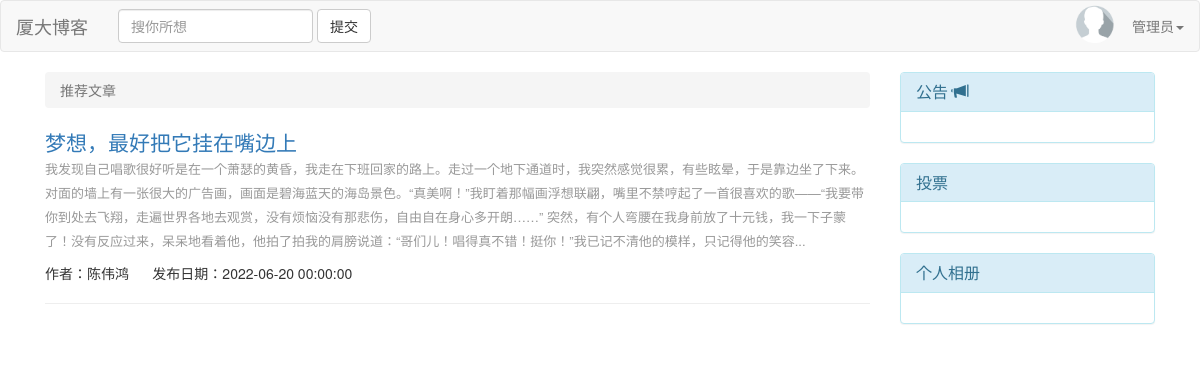
The page /index.php (signed in) on the database its author committed.
### tables this page shows
CREATE TABLE IF NOT EXISTS `note` (
  `noteid` int(11) NOT NULL AUTO_INCREMENT,
  `title` varchar(255) NOT NULL,
  `content` text NOT NULL,
  `userid` int(11) NOT NULL,
  `created_at` datetime NOT NULL,
  `wordcount`  int(11) NOT NULL,
  `comment_count` int(11) DEFAULT 0,
  `like_count` int(11) DEFAULT 0,
  PRIMARY KEY (`noteid`)
);

CREATE TABLE IF NOT EXISTS `userinfo` (
  `userid` int(11) NOT NULL AUTO_INCREMENT,
  `username` varchar(255) NOT NULL,
  `passwd` varchar(255) NOT NULL,
  `gender` varchar(5),
  `intro`  text,
  `email`  char(30),
  `phone_number` char(11),
  `avatar` varchar(255) NULL DEFAULT 'upload/default/default.png',
  `created_at` datetime NOT NULL,
  PRIMARY KEY (`userid`)
);

### Universal/class.php (called while the page is built, shortened)
<?php
class blog extends mysql
{
    public $link = null;
    public function __construct($link)
    {
        $this->link = $link;
    }
    public function recommend_note()
    {
        $this->table = 'note';
        $sql = "SELECT noteid,title,content,note.userid,username,note.created_at,wordcount,comment_count,like_count FROM $this->table,userinfo WHERE $this->table.userid = userinfo.userid ORDER BY RAND() limit 3";
        $result = mysqli_query($this->link, $sql);
        $notes = array();
        while ($result && $row = mysqli_fetch_assoc($result)) {
            $notes[] = $row;
        }
        return $notes;
    }
}
class mysql
{
    public function connect($config)
    {
        $this->link = mysqli_connect($config['dbserver'], $config['dbuser'], $config['dbpwd'], $config['dbname']);
    }
}
$user = new user();
$user->connect($config);
$blog = new blog($user->link);

### index.php (the view, shortened to what this page needs)
<!DOCTYPE html>
<html>
<head>
    <link rel="stylesheet" href="https://cdn.staticfile.org/twitter-bootstrap/3.3.7/css/bootstrap.min.css">
    <link rel="stylesheet" href="./static/abstract.css">
    <?php require('Universal/class.php'); ?>
</head>
<body>
    <?php require_once('static/nav.php'); ?>
    <div class="container">
        <div class="col-sm-9">
            <ul class="breadcrumb">
                <li class="active">推荐文章</li>
            </ul>
            <?php
            $recommended_notes = $blog->recommend_note();
            foreach ($recommended_notes as $note) {
                echo "
                        <a class=\"lead text-primary\" target=\"_blank\" href=\"note.php?noteid=" . $note['noteid'] . "&note_owner=" . $note['userid'] . "\">
                            " . $note['title'] . "
                        </a>
                        <p class=\"abstract\">" .
                    mb_substr($note['content'], 0, 250, 'utf-8') . "...
                        <br />
                        </p>
                        作者：" . $note['username'] . "&nbsp&nbsp&nbsp&nbsp&nbsp&nbsp发布日期：" . $note['created_at'] . "
                        <hr>";
            }
            ?>
        </div>
        <div class="col-sm-3">
            <div class="panel panel-info">
                <div class="panel-heading">
                    <h2 class="panel-title">
                        公告
                        <span class="glyphicon glyphicon-bullhorn"></span>
                    </h2>
                </div>
                <div class="panel-body">
                </div>
            </div>
            <div class="panel panel-info">
                <div class="panel-heading">
                    <h2 class="panel-title">
                        投票
                    </h2>
                </div>
                <div class="panel-body">
                </div>
            </div>
            <?php
            if (isset($_SESSION['USER'])) {
                echo "<div class=\"panel panel-info\">";
                echo "<div class=\"panel-heading\">";
                echo "<h2 class=\"panel-title\">";
                echo "个人相册";
                echo "</h2>";
                echo "</div>";
                echo "<div class=\"panel-body\">";
                echo "</div>";
                echo "</div>";
            }
            ?>
        </div>
    </div>
</body>
</html>

### static/abstract.css (style rules this page uses)
.abstract { font-size: 13px; line-height: 24px; color: #999; }

### rows shown on the page
note: title "梦想，最好把它挂在嘴边上", content "我发现自己唱歌很好听是在一个萧瑟的黄昏，我走在下班回家的路上。走过一个地下通道时，我突然感觉很累，有些眩晕，于是靠边坐了下来。对面的墙上有一张很大的广告画，画面是碧海蓝天的海岛景色。“真美啊！”我盯着那幅画浮想联翩，嘴里不禁哼起了一首很喜欢的歌——“我要带你到处去飞翔，走遍世界各地去观赏，没有烦恼没有那悲伤，自由自在身心多开朗……” 突然，有个人弯腰在我身前放了十元钱，我一下子蒙了！没有反应过来，呆呆地看着他，他拍了拍我的肩膀说道：“哥们儿！唱得真不错！挺你！”我已记不清他的模样，只记得他的笑容", userid.username "陈伟鸿", created_at "2022-06-20 00:00:00"
